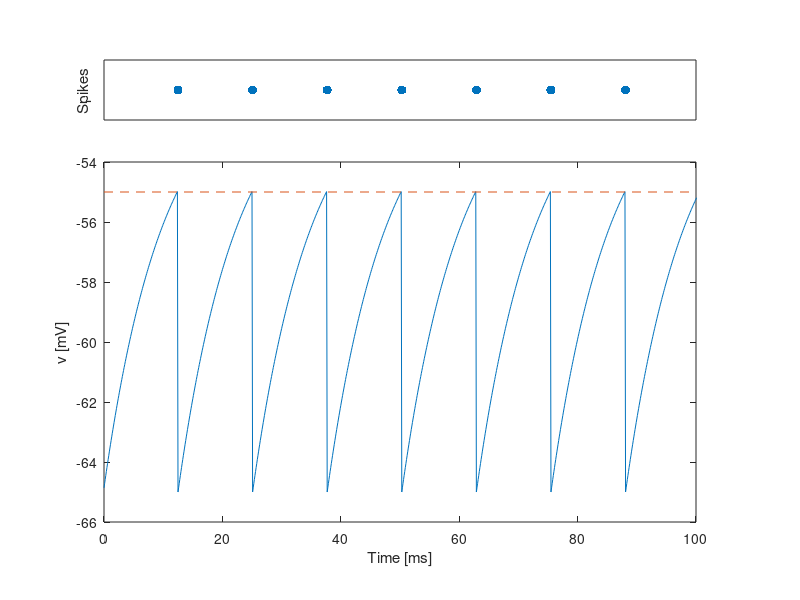

Write the MATLAB code that produced this figure.
%% Simulation of (leaky) integrate-and-fire neuron
 clear; clf;

%% parameters of the model
 dt=0.1;       % integration time step [ms]
 tau=10;       % time constant [ms]
 E_L=-65;      % resting potential [mV]
 theta=-55;    % firing threshold [mV]
 RI_ext=14;     % constant external input [mA/Ohm]
 
 % freq and current
 current = 0:0.5:15;
 freq = zeros(1, 31);
 
%% Integration with Euler method
 t_step=0; v=E_L;
 for t=0:dt:250;
     t_step=t_step+1;
     s=v>theta;
     v=s*E_L+(1-s)*(v-dt/tau*((v-E_L)-RI_ext));
     v_rec(t_step)=v;
     t_rec(t_step)=t;
     s_rec(t_step)=s;
 end
 freq(RI_ext/0.5+1) = sum(s_rec);

%% Plotting results
 subplot('position',[0.13 0.13 1-0.26 0.6])
   plot(t_rec,v_rec);
   hold on; plot([0 100],[-55 -55],'--');
   axis([0 100 -66 -54]);
   xlabel('Time [ms]'); ylabel('v [mV]')

 subplot('position',[0.13 0.8 1-0.26 0.1])
   plot(t_rec,s_rec,'.','markersize',20);
   axis([0 100 0.5 1.5]); 
   set(gca,'xtick',[],'ytick',[])
   ylabel('Spikes')


% plot(current, freq);
% xlabel('Current'); ylabel('Spiking Rate [Hz]')
